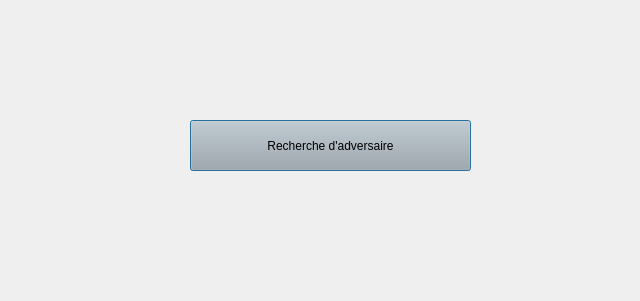
<?xml version="1.0" encoding="UTF-8"?>
<ui version="4.0">
 <class>waitingOpponentDialog</class>
 <widget class="QDialog" name="waitingOpponentDialog">
  <property name="geometry">
   <rect>
    <x>0</x>
    <y>0</y>
    <width>640</width>
    <height>301</height>
   </rect>
  </property>
  <property name="windowTitle">
   <string>Matchmaking</string>
  </property>
  <property name="windowIcon">
   <iconset>
    <normaloff>img/wizardPokerLogo.png</normaloff>img/wizardPokerLogo.png</iconset>
  </property>
  <property name="styleSheet">
   <string notr="true"/>
  </property>
  <widget class="QLabel" name="label">
   <property name="geometry">
    <rect>
     <x>10</x>
     <y>10</y>
     <width>621</width>
     <height>161</height>
    </rect>
   </property>
   <property name="text">
    <string>&lt;html&gt;&lt;head/&gt;&lt;body&gt;&lt;p align=&quot;center&quot;&gt;&lt;br/&gt;&lt;/p&gt;&lt;/body&gt;&lt;/html&gt;</string>
   </property>
  </widget>
  <widget class="QPushButton" name="pushButton">
   <property name="geometry">
    <rect>
     <x>190</x>
     <y>120</y>
     <width>281</width>
     <height>51</height>
    </rect>
   </property>
   <property name="styleSheet">
    <string notr="true">background: rgb(173, 173, 173)</string>
   </property>
   <property name="text">
    <string>Recherche d'adversaire</string>
   </property>
  </widget>
 </widget>
 <resources/>
 <connections/>
</ui>
